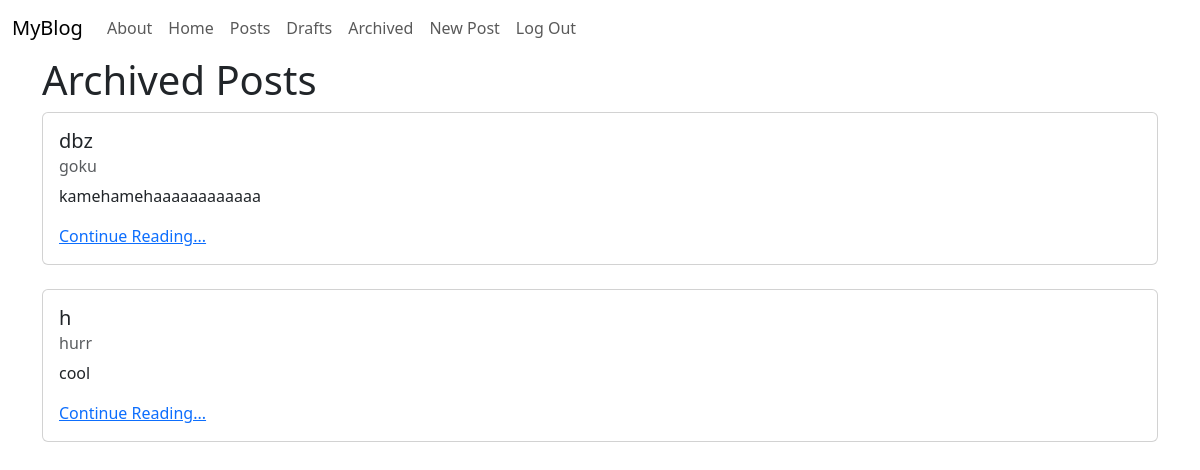
The app's page /posts/archived/ (signed in) with its own data.
### posts/models.py (models this page shows, shortened)
class Status(models.Model):
    name = models.CharField(max_length=128)
    description = models.CharField(max_length=256)

class Post(models.Model):
    title = models.CharField(max_length=128)
    subtitle = models.CharField(max_length=256)
    body = models.TextField()
    author = models.ForeignKey(
        get_user_model(),
        on_delete=models.CASCADE
    )
    status = models.ForeignKey(
        Status,
        on_delete=models.CASCADE
    )
    created_on = models.DateTimeField(auto_now_add=True)

### posts/views.py (the view)
# urls.py: path("archived/", views.ArchivedPostListView.as_view(), name="archived"),
class ArchivedPostListView(LoginRequiredMixin, ListView):
    template_name = "posts/list.html"
    model = Post
    def get_context_data(self, **kwargs):
        context = super().get_context_data(**kwargs)
        archived = Status.objects.get(name="archived")
        context["title"] = "Archived"
        context["post_list"] = (
            Post.objects
            .filter(status=archived)
            .filter(author=self.request.user)
            .order_by("created_on").reverse()
        )
        return context

### templates/posts/list.html (shortened to what this page needs)
{% extends 'base.html' %}
{% block content %}
<h1>{{ title }} Posts</h1>
{% for post in post_list %}
<div class="card">
    <div class="card-body">
      <h5 class="card-title">{{ post.title }}</h5>
      <h6 class="card-subtitle mb-2 text-body-secondary">{{ post.subtitle }}</h6>
      <p class="card-text">{{ post.body|truncatechars:64 }}</p>
      <a href="{% url 'detail' post.id %}" class="card-link">Continue Reading...</a>
    </div>
  </div>
  <br />
  {% endfor %}
  {% endblock content %}

### records on screen
Status: name "Archived"
Post: title "dbz", subtitle "goku", body "kamehamehaaaaaaaaaaaa"
Post: title "h", subtitle "hurr", body "cool"
